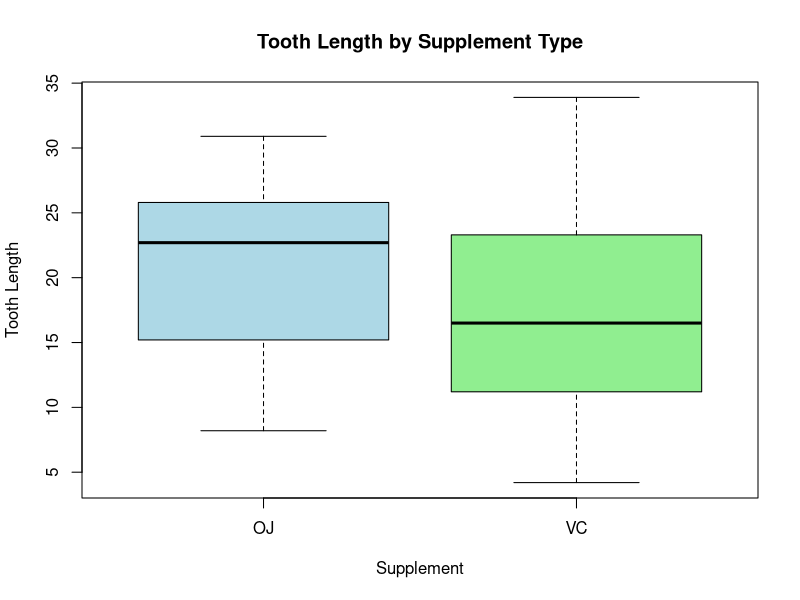

R code for this plot:

# Load the dataset
data("ToothGrowth")

# Store into a new variable (optional)
ToothGrowth.data <- ToothGrowth

# Summary statistics
summary(ToothGrowth.data)

# Print the full data (optional)
print(ToothGrowth.data)

# Boxplot: Tooth length by Supplement type
boxplot(
  len ~ supp,
  data = ToothGrowth.data,
  main = "Tooth Length by Supplement Type",
  xlab = "Supplement",
  ylab = "Tooth Length",
  col = c("lightblue", "lightgreen")
)

#Shapiro-Wilk test for TJ group
#Before doing parametric tests like t-test or ANOVA
# Null hypthesis: Data is Normally distributed
#To check the assumption that each group’s residuals are normally distributedShapiro-Wilk test for VC group
shapiro.test(ToothGrowth.data$len[ToothGrowth.data$supp == "VC"])

# Shapiro-Wilk test for OJ group
shapiro.test(ToothGrowth.data$len[ToothGrowth.data$supp == "OJ"])


# F test to check equal variance.
# Null hypothesis: Variances of two samples are equal

# Subset the two groups
VC_len <- ToothGrowth$len[ToothGrowth$supp == "VC"]
OJ_len <- ToothGrowth$len[ToothGrowth$supp == "OJ"]

# Variance test (F-test)
var.test(VC_len, OJ_len)

# Perform unpaired (independent) t-test assuming equal variances
t.test(OJ_len, VC_len, var.equal = TRUE)

# Perform one-way ANOVA 
#H₀: All group means are equal
#H₁: At least one group mean is different
#If p < 0.05 → significant difference among group means
oneway.test(len ~ supp, data = ToothGrowth, var.equal = TRUE)


